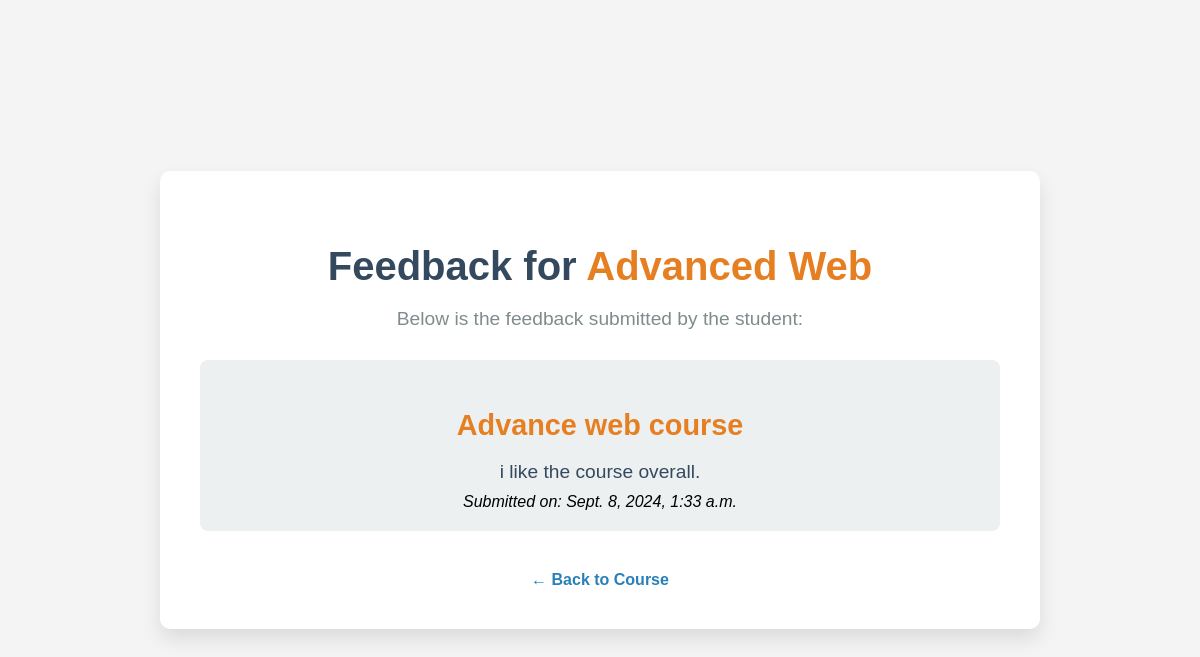
The app's page /feedback/1/ (signed in) with its own data.
### eLearning/models.py (models this page shows, shortened)
class Course(models.Model):
    teacher = models.ForeignKey(User, on_delete=models.CASCADE, related_name='courses')
    course_name = models.CharField(max_length=255, null=True, blank=True)
    course_description = models.TextField()
    course_created = models.DateTimeField(auto_now_add=True)

class Feedback(models.Model):
    course = models.ForeignKey(Course, on_delete=models.CASCADE, related_name='feedbacks')
    feedback_title = models.CharField(max_length=255)
    description = models.TextField()
    date_submitted = models.DateTimeField(auto_now_add=True)
    is_read = models.BooleanField(default=False)

### eLearning/views.py (the view)
# urls.py: path('feedback/<int:feedback_id>/', views.view_feedback, name='view_feedback'), # teacher to see feedback given by students
@login_required
def view_feedback(request, feedback_id):
    feedback = get_object_or_404(Feedback, id=feedback_id)
    course = feedback.course
    if not feedback.is_read:
        feedback.is_read = True
        feedback.save()
    return render(request, 'eLearning/view_feedback.html', {'feedback': feedback, 'course': course})

### eLearning/templates/eLearning/view_feedback.html (shortened to what this page needs)
{% block content %}
<div class="container">
  <div class="feedback-header">
    <h2>Feedback for <span class="highlight">{{ course.course_name }}</span></h2>
    <p>Below is the feedback submitted by the student:</p>
  </div>
  <div class="feedback-details">
    <h3>{{ feedback.feedback_title }}</h3>
    <p>{{ feedback.description }}</p>
    <em>Submitted on: {{ feedback.date_submitted }}</em>
  </div>
  <a href="{% url 'course_information' course.id %}" class="back-button">← Back to Course</a>
</div>
{% endblock %}

### eLearning/templates/eLearning/view_feedback.html (style rules this page uses)
.container { max-width: 800px; width: 100%; padding: 40px; background-color: #fff; box-shadow: 0 10px 20px rgba(0, 0, 0, 0.1); border-radius: 10px; text-align: center; }
.feedback-header h2 { font-size: 2.5em; color: #34495e; margin-bottom: 10px; }
.feedback-header p { font-size: 1.2em; color: #7f8c8d; margin-bottom: 30px; }
.feedback-details { background-color: #ecf0f1; padding: 20px; border-radius: 8px; margin-bottom: 20px; }
.feedback-details h3 { font-size: 1.8em; color: #e67e22; margin-bottom: 10px; }
.feedback-details p { font-size: 1.2em; color: #34495e; margin-bottom: 10px; }
.back-button { display: inline-block; margin-top: 20px; font-size: 16px; color: #2980b9; text-decoration: none; font-weight: bold; transition: color 0.3s ease; }
.highlight { color: #e67e22; font-weight: bold; }

### records on screen
Course: course_name "Advanced Web"
Feedback: feedback_title "Advance web course", description "i like the course overall.", date_submitted "Sept. 8, 2024, 1:33 a.m."
